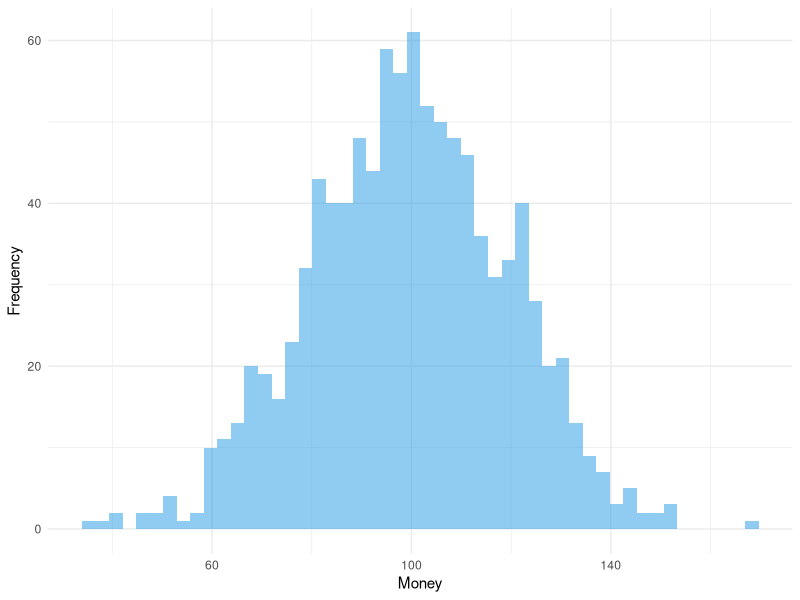
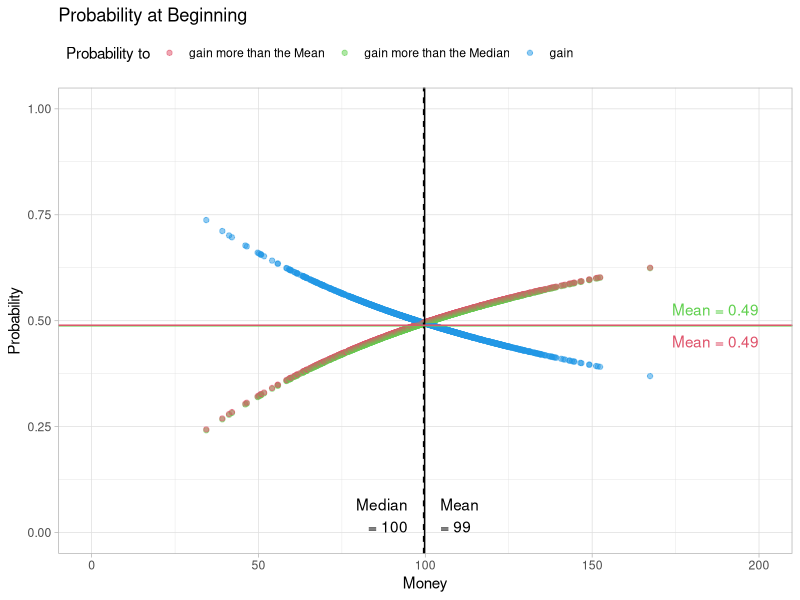
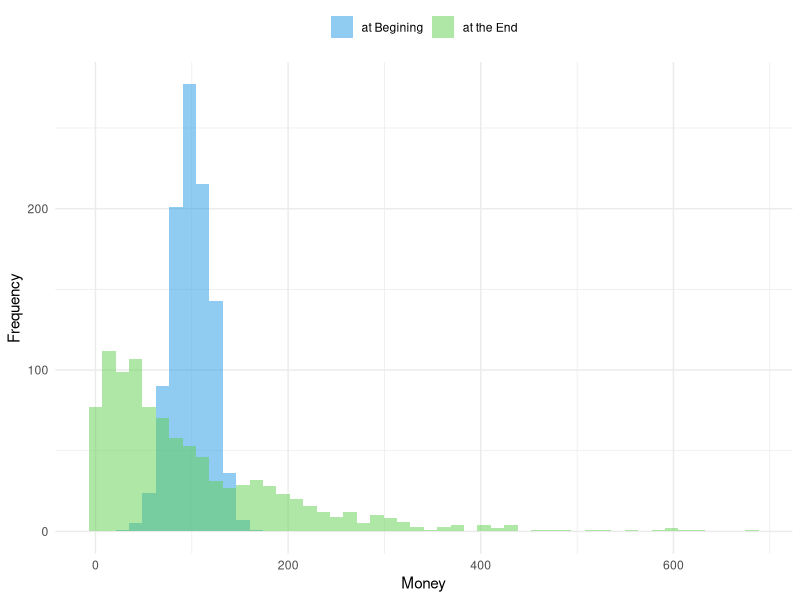
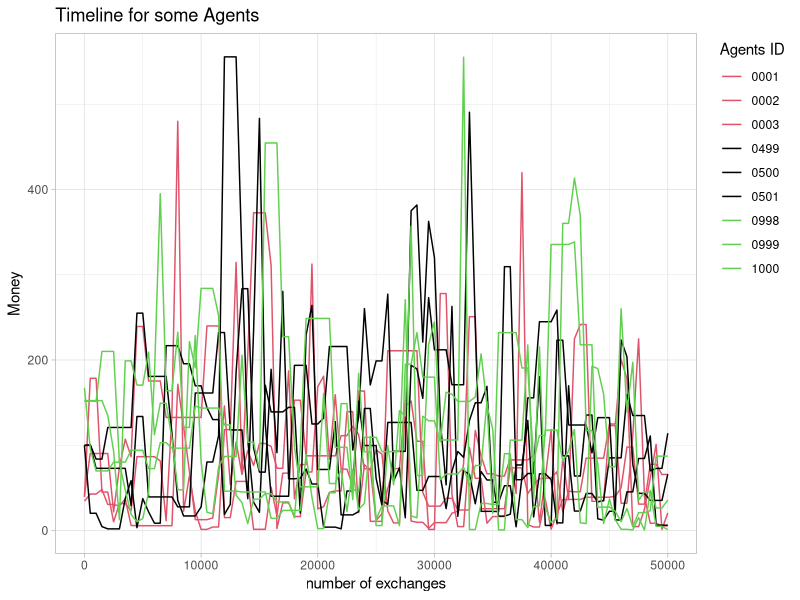
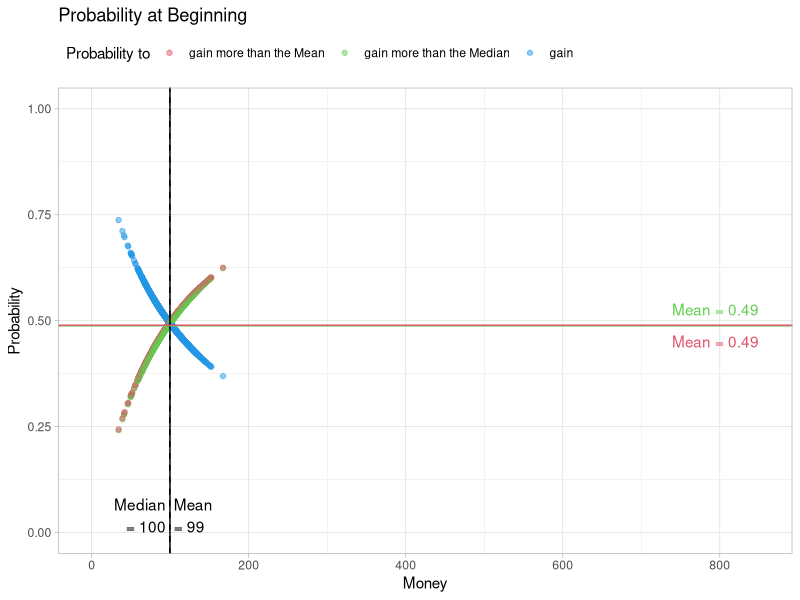
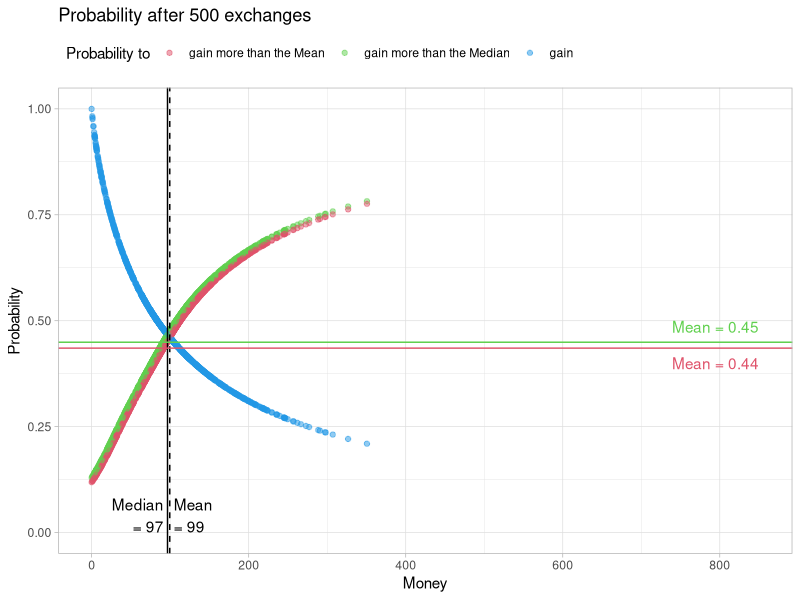
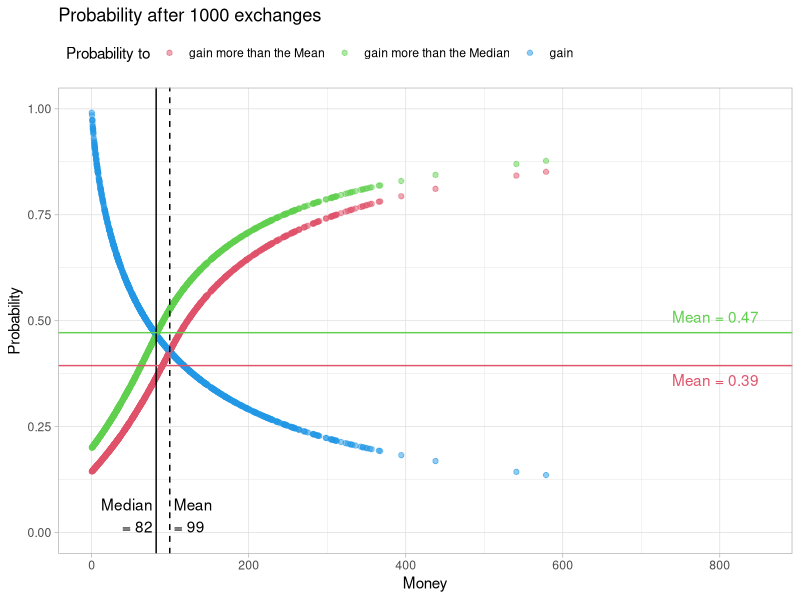
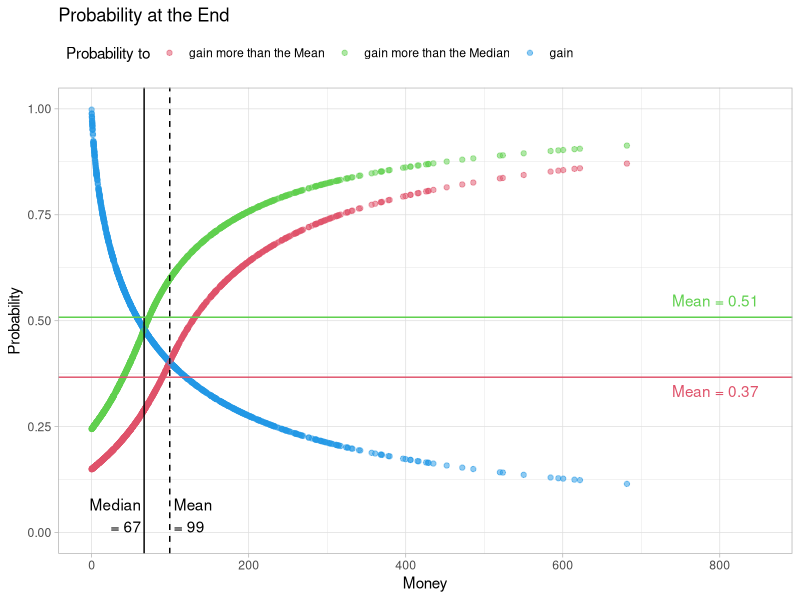

The R script that drew these images, in order: (Note: a time limit stopped this script after it produced the figures.)
## ---- chunk 1
library(ggplot2)
library(tidyr)
library(dplyr)
## ---- chunk 2
nA = 1000         # number of Agents
ID = seq_len(nA)  # ID of the Agents
M0pop = 100       # Mean amount of Money in the Start-Population

# generating Start-Population

PopNorm <- data.frame( ID = ID,
                       Money= sort(rnorm(nA, mean = M0pop, sd = 0.2 * M0pop))
                      )

## ---- chunk 3
ggplot(PopNorm, aes(x = Money)) +
  geom_histogram(position = "identity", alpha = 0.5, bins = 50, fill = 4) +
  ylab("Frequency") +
  scale_fill_manual(values = 4) +
  theme_minimal() +
  theme(legend.position = "top")
## ---- chunk 4
splitpair <- function(){
  rn <- runif(1)
  c(rn,1-rn)
}
splitpair()
## ---- chunk 5
calc_p <- function(M_dist) {
  Dist <- data.frame(Money = M_dist,
                     probwin = 0,
                     probmed = 0,
                     probmean = 0
                     )
  Sum <- data.frame(Money = c(min(Dist$Money),
                              max(Dist$Money),
                              median(Dist$Money),
                              mean(Dist$Money)
                              ),
                    probwin = 0,
                    probmed = 0,
                    probmean = 0
                    )
  rownames(Sum) <- c("min", "max", "med", "mean")
  M_Med <- Sum["med", "Money"]
  M_Mean <- Sum["mean", "Money"]
  for(i in 1:nrow(Dist)) {
    M_A <- Dist[i,"Money"]
    M_oA <- Dist[c(-i),"Money"]
    pwin <- M_oA*0
    pmed <- M_oA*0
    pmean <- M_oA*0
    for(ii in 1:NROW(M_oA)) {
      Pot <- max(M_A + M_oA[ii], 10e-8)
      pwin[ii] <- 1-min(1, M_A/Pot)
      pmed[ii] <- 1-min(1, M_Med/Pot)
      pmean[ii] <- 1-min(1, M_Mean/Pot)
    }
    Dist[i,"probwin"] <- mean(pwin)
    Dist[i,"probmed"] <- mean(pmed)
    Dist[i,"probmean"] <- mean(pmean)
  }
  for (i in c("probwin","probmed","probmean")) {
    Sum[[i]] = c(min(Dist[[i]]),
                    max(Dist[[i]]),
                    median(Dist[[i]]),
                    mean(Dist[[i]])
    )
  }

  Output <- list(Sum = Sum, Dist = Dist)
  return(Output)
}
## ---- chunk 6
ProbNorm <- calc_p(PopNorm$Money)
## ---- chunk 7
figProb <- function(Prob, Title, xmax) {
  Figd <- pivot_longer(data.frame(Prob$Dist),
                       cols = starts_with("p"),
                       names_to = "Outcome",
                       values_to = "Probability"
                       )
  Figs <- Prob$Sum

  Figp <- ggplot(data = Figd,
                 aes(x = Money,
                     y = Probability,
                     color = Outcome
                     )
                 ) +
    geom_point( alpha = 0.5, size = 1.5) +
    scale_color_manual(name = "Probability to",
                       values = c(2, 3, 4),
                       labels = c("gain more than the Mean",
                                  "gain more than the Median",
                                  "gain")
                       ) +
    ylim(0, 1) +
    xlim(0, xmax) +

    geom_vline(xintercept = Figs["med","Money"],
               linetype = "solid", color = 1) +
    annotate("text",
             x = Figs["med","Money"] * 0.95,
             y = 0,
             hjust = 1,
             vjust = 0,
             label = paste("Median\n=",
                           round(Figs["med","Money"], 0)),
             color = 1) +

    geom_vline(xintercept = Figs["mean","Money"],
               linetype = "dashed", color = 1) +
    annotate("text",
             x = Figs["mean","Money"] * 1.05,
             y = 0,
             hjust = 0,
             vjust = 0,
             label = paste("Mean\n=",
                           round(Figs["mean","Money"], 0)),
             color = 1) +

    geom_hline(yintercept = Figs["mean","probmed"],
             linetype = "solid", color = 3) +
    annotate("text",
             x = xmax,
             y = Figs["mean","probmed"] * 1.05,
             hjust = 1,
             vjust = 0,
             label = paste("Mean =",
                           round(Figs["mean","probmed"], 2)),
             color = 3) +

    geom_hline(yintercept = Figs["mean","probmean"],
               linetype = "solid", color = 2) +
    annotate("text",
             x = xmax,
             y = Figs["mean","probmean"]*0.95,
             hjust = 1,
             vjust = 1,
             label = paste("Mean =",
                           round(Figs["mean","probmean"], 2)),
             color = 2) +

    labs(title = Title) +
    theme_light() +
    theme(legend.position = "top",
          legend.justification = c(0, 1))
  return(Figp)
}

figProb(ProbNorm, "Probability at Beginning", 200)
## ---- chunk 8
ecosim <- function( n, M_dist, TL = 0 ) {
  df <- data.frame(ID=seq(1,NROW(M_dist)),
                   nE=0,
                   MT_S=M_dist,
                   MT_E=M_dist
                   )
  if (TL > 0) {
    M_TL <- data.frame(n0 = df$MT_S)
  }
  for(i in 1:n) {
    rdf <- sample(df$ID, size=2)
    rds <- splitpair()
    df[rdf,"nE"] <- df[rdf,"nE"] + 1
    df[rdf,"MT_E"] <- sum( df[rdf,"MT_E"]) * rds
    if ( TL > 0 ) {
      if ( i %% TL == 0) {
        M_TL [[paste0("n",i)]]<- df$MT_E
      }
    }
  }
  Output <- list("Sum" = df)
  if ( TL > 0 ) {
    rownames(M_TL) <- df$ID
    Output$Timeline <- M_TL
  }
  return(Output)
}
## ---- chunk 9
sNorm <- ecosim(50000, PopNorm$Money, TL = 500)
## ---- chunk 10
figHist <- function(Sim_Sum) {
  Fig <- pivot_longer(data.frame(Sim_Sum),
                      cols = starts_with("MT"),
                      names_to = "Distribution",
                      values_to = "Money"
                      )
  Fig$Distribution <-recode(Fig$Distribution,
                            "MT_S" = "at Begining",
                            "MT_E" = "at the End"
                            )
  Figp <- ggplot(Fig, aes(x = Money, fill = Distribution)) +
    geom_histogram(position = "identity", alpha = 0.5, bins = 50) +
    ylab("Frequency") +
    scale_fill_manual(name = NULL, values = c(4,3)) +
    scale_color_manual(name = NULL, values = c(4, 3)) +
    theme_minimal() +
    theme(legend.position = "top")
  return(Figp)
}

figHist(sNorm$Sum)
## ---- chunk 11
MTime <- data.frame(ID,sNorm$Timeline)

sID <- c(1,2,3,nA/2-1,nA/2,nA/2+1,nA-2,nA-1,nA)
sMTime <- MTime[sID,]

Fig03 <- pivot_longer(data.frame(sMTime),
                      cols = !matches("ID"),
                      names_to = "Time",
                      names_prefix = "n",
                      names_transform = list(Time = as.integer),
                      values_to = "Money"
)

Fig03$ID <- sprintf("%04d", Fig03$ID)

ggplot(data = Fig03, aes(x = Time, y = Money, color = ID)) +
  geom_line() +
  ggtitle("Timeline for some Agents") +
  xlab("number of exchanges") +
  labs(color = "Agents ID") +
  scale_color_manual(values = c(2,2,2, 1,1, 1,3,3,3)) +
  theme_light() +
  theme(legend.position = "right",
        legend.justification = c(0, 1))
## ---- chunk 12
FigA <- figProb(calc_p(sNorm$Timeline[,1]), 
                "Probability at Beginning", 850)
FigB <- figProb(calc_p(sNorm$Timeline[,2]), 
                "Probability after 500 exchanges", 850)
FigC <- figProb(calc_p(sNorm$Timeline[,4]), 
                "Probability after 1000 exchanges", 850)
FigD <- figProb(calc_p(sNorm$Timeline[,NCOL(sNorm$Timeline)]), 
                "Probability at the End", 850)

FigA 
FigB
FigC
FigD
## ---- chunk 13
calc_p_t <- function(M_dist) {
  pnt <- calc_p(M_dist[,1])
  tx <- as.numeric(gsub("n", "",colnames(M_dist)[1]))
  pnts <- data.frame(Time = rep(tx, times = 4),
                     Res = colnames(pnt$Sum),
                     t(pnt$Sum)
                     )
  for(i in 2:ncol(M_dist)) {
    pnt <- calc_p(M_dist[,i])
    tx <- as.numeric(gsub("n", "",colnames(M_dist)[i]))
    pnti <- data.frame(Time = rep(tx, times = 4),
                       Res = colnames(pnt$Sum),
                       t(pnt$Sum)
                       )
    pnts <- rbind(pnts,pnti)
  }
  rownames(pnts) <- NULL
  return(pnts)
}

ProbNormt <- calc_p_t(sNorm$Timeline)
## ---- chunk 14
figProb_t <- function(Prob, Title) {
  Fig <- Prob[Prob$Res!="Money",c("Time","Res","mean")]

  Figp <- ggplot(data = Fig, aes(x = Time, y = mean, color = Res)) +
    geom_line(linewidth = 1) +
    scale_color_manual(name = NULL, values = c(2, 3, 4),
                      labels = c("gain more than the Mean",
                                 "gain more than the Median",
                                 "gain")) +
    ggtitle(Title) +
    xlab("number of exchanges") +
    ylab("Mean-Probability in the Population") +
    ylim(0.30, 0.6) +
    theme_light() +
    theme(legend.position = "top",
         legend.justification = c(0, 1))
  return(Figp)
}

figProb_t(ProbNormt, "Probability to ... of Money - Timeline")
## ---- chunk 15
# generating Start-Population

PopEven <- data.frame( ID = ID,
                       Money = rep(M0pop, times = nA)
                      )
## ---- chunk 16
ProbEven <- calc_p(PopEven$Money)
## ---- chunk 17
figProb(ProbEven, "Probability at Beginning", 300)
## ---- chunk 18
eNorm <- ecosim(50000, PopEven$Money, TL = 500)
figHist(eNorm$Sum)
## ---- chunk 19
FigA <- figProb(calc_p(eNorm$Timeline[,1]), 
                "Probability at Beginning", 850)
FigB <- figProb(calc_p(eNorm$Timeline[,2]), 
                "Probability after 500 exchanges", 850)
FigC <- figProb(calc_p(eNorm$Timeline[,4]), 
                "Probability after 1000 exchanges", 850)
FigD <- figProb(calc_p(eNorm$Timeline[,NCOL(eNorm$Timeline)]), 
                "Probability at the End", 850)

FigA 
FigB
FigC
FigD
## ---- chunk 20
ProbEvent <- calc_p_t(eNorm$Timeline)
## ---- chunk 21
figProb_t(ProbEvent, "Probability to ... of Money - Timeline")
## ---- chunk 22
sNorms <- ecosim(5000, PopNorm$Money, TL = 50)
ProbNorms <- calc_p_t(sNorms$Timeline)
eNorms <- ecosim(5000, PopEven$Money, TL = 50)
ProbEvents <- calc_p_t(eNorms$Timeline)
## ---- chunk 23
figProb_t(ProbNorms, 
          "Probability to ... of Money\nTimeline for the Norm Population")
figProb_t(ProbEvents, 
          "Probability to ... of Money\nTimeline for a even Population")
